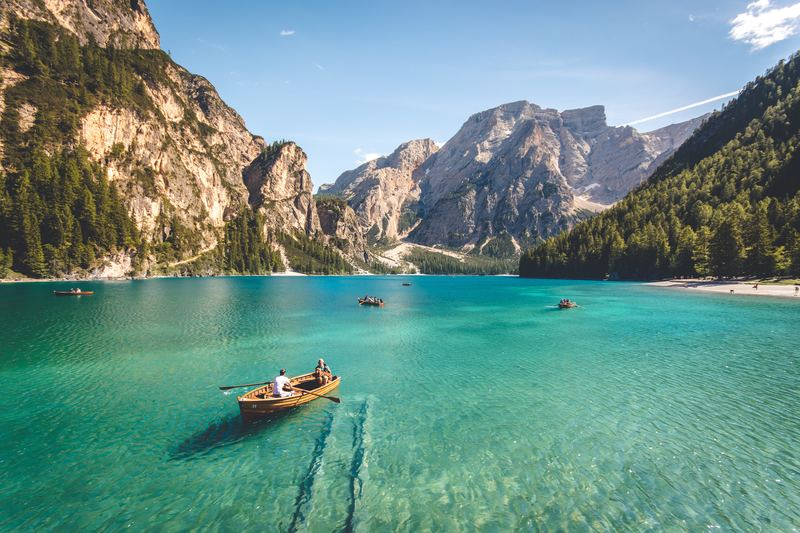
#> input picture images/lake.jpg, 800 x 533 px
$ python DP_Multi_process.py   (older library calls are emulated)
#> lines starting #> are read from the running program, lines starting #| are printed output that depends on the picture
import numpy as np
from numpy.core.fromnumeric import shape
from scipy.ndimage.filters import convolve
import cv2
import math
import time
from threading import Thread
from multiprocessing import Process, Manager

class SeamEnergyWithBackPointer():
    def __init__(self, energy, x_coordinate_in_previous_row=None):
        self.energy = energy
        self.x_coordinate_in_previous_row = x_coordinate_in_previous_row

def calculate_energy(img):
    filter_du = np.array([
        [1.0,2.0,1.0],
        [0.0,0.0,0.0],
        [-1.0,-2.0,-1.0]])
    filter_du= np.stack([filter_du]*3,axis=2)

    filter_dv = np.array([
        [1.0,0.0,-1.0],
        [2.0,0.0,-2.0],
        [1.0,0.0,-1.0]])
    filter_dv= np.stack([filter_dv]*3,axis=2)

    img = img.astype("float32")

    convolved = (np.absolute(convolve(img, filter_du))+
                            np.absolute(convolve(img, filter_dv)))

    energy_map = convolved.sum(axis=2)
    return energy_map

# [72 lines left out: functions caculate_cumulative, minimun_seam, delete_seam, seam_carving, not called in this run]

def re_sofmax(lst,n_seam):
    sum_exp_lst = 0
    for i in lst:
        sum_exp_lst+=math.exp(-i)
    result = [int(n_seam*(0.05+0.75*math.exp(-x)/sum_exp_lst)) for x in lst]
    return result


def split_n_seam(img, n_seam,step):

    img_energy = calculate_energy(img)
    total_energy = np.sum(img_energy)
    #persent energy
    lst_p = [
        ((np.sum(img_energy[:,:step*1])      /total_energy)*100),
        ((np.sum(img_energy[:,step*1:step*2])/total_energy)*100),
        ((np.sum(img_energy[:,step*2:step*3])/total_energy)*100),
        ((np.sum(img_energy[:,step*3:step*4])/total_energy)*100),
        ((np.sum(img_energy[:,step*4:])      /total_energy)*100)]
    p = re_sofmax(lst_p,n_seam)

    return {"p0":p[0], "p1":p[1], "p2": p[2],"p3": p[3],"p4": p[4]}


if __name__=="__main__":
    path = "./images/lake.jpg"
    path_save = "./output/lake_DPMP.jpg"
    img = cv2.imread(path)
#> img is the input picture: shape (533, 800, 3); mean B, G, R 135.9, 143.5, 106.8
    #img =cv2.resize(img,(1600,900))

    n_seam = 100

    step = int(img.shape[1]/5)
#> step = 160
    split_nseam = split_n_seam(img,n_seam,step)
#> in calculate_energy, `convolved = (np.absolute(convolve(img, filter_du))+ np.absolute(convol..`:
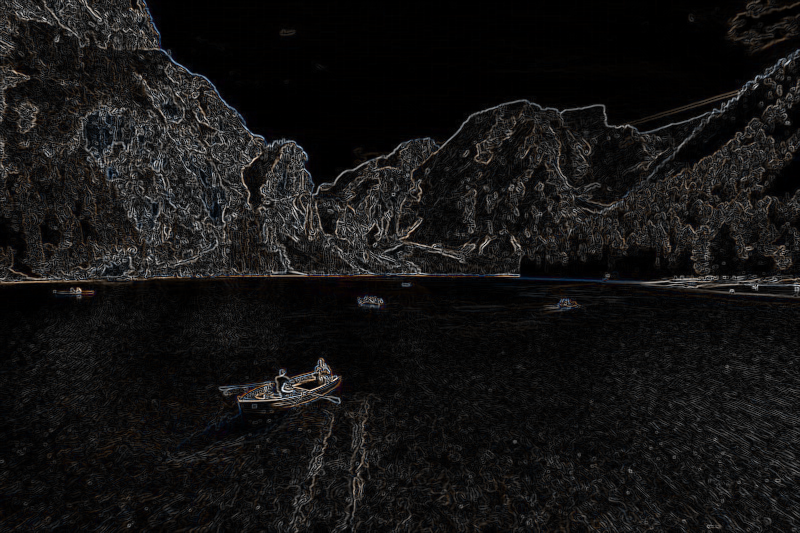
#> convolved: shape (533, 800, 3) float32; mean B, G, R 261.7, 265.3, 275.6; drawn with min black and max white
#> in split_n_seam, `total_energy = np.sum(img_energy)`: total_energy = 342226848
#> in split_n_seam, `lst_p = [ ((np.sum(img_energy[:,:step*1])      /total_energy)*100), ((..`: lst_p = [24.56, 23.85, 16.38, 14.98, 20.23]
#> the loop in re_sofmax, `for i in lst:` made 5 passes
#> (i, sum_exp_lst) on passes 1 to 5: (24.56, 2.16e-11), (23.85, 6.53e-11), (16.38, 7.72e-08), (14.98, 3.9e-07), (20.23, 3.92e-07)
#> after the loop in re_sofmax, `for i in lst:`: sum_exp_lst = 3.92e-07
#> in re_sofmax, `result = [int(n_seam*(0.05+0.75*math.exp(-x)/sum_exp_lst)) for x in lst]`: result = [5, 5, 19, 64, 5]
#> split_nseam = {'p0': 5, 'p1': 5, 'p2': 19, 'p3': 64, 'p4': 5}

    #print(split_nseam)

    img_crop0 = img[:,:(step*1),:]
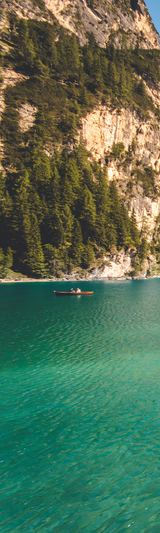
#> img_crop0: shape (533, 160, 3); mean B, G, R 85, 110.9, 83.2
    img_crop1 = img[:,(step*1):(step*2),:]
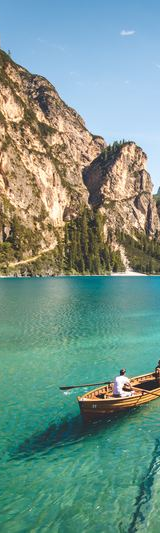
#> img_crop1: shape (533, 160, 3); mean B, G, R 137.8, 148.4, 116.7
    img_crop2 = img[:,(step*2):(step*3),:]
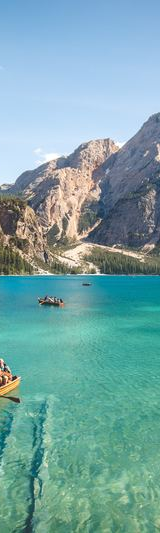
#> img_crop2: shape (533, 160, 3); mean B, G, R 166.5, 165.1, 119.3
    img_crop3 = img[:,(step*3):(step*4),:]
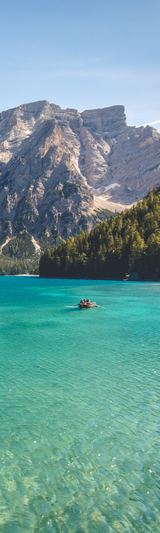
#> img_crop3: shape (533, 160, 3); mean B, G, R 154.5, 153.4, 108.4
    img_crop4 = img[:,(step*4):,:]
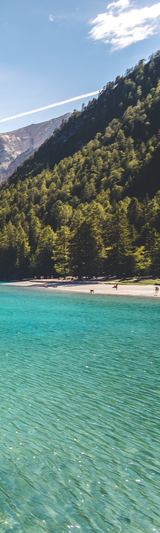
#> img_crop4: shape (533, 160, 3); mean B, G, R 135.5, 139.6, 106.3

    return_img = Manager().dict()
#> (the program exits here)
